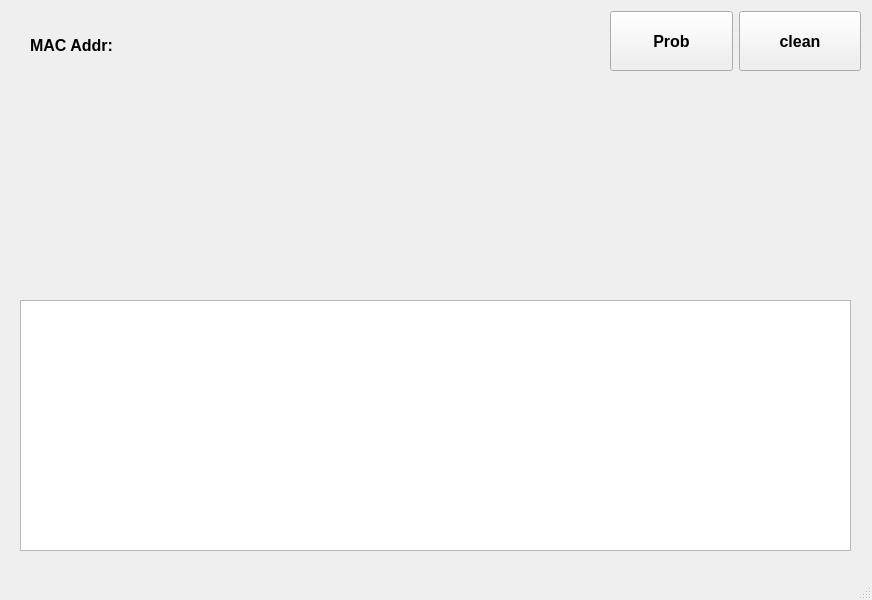
<?xml version="1.0" encoding="UTF-8"?>
<ui version="4.0">
 <class>MainWindow</class>
 <widget class="QMainWindow" name="MainWindow">
  <property name="geometry">
   <rect>
    <x>0</x>
    <y>0</y>
    <width>872</width>
    <height>600</height>
   </rect>
  </property>
  <property name="windowTitle">
   <string>MainWindow</string>
  </property>
  <widget class="QWidget" name="centralwidget">
   <widget class="QWidget" name="horizontalLayoutWidget">
    <property name="geometry">
     <rect>
      <x>610</x>
      <y>10</y>
      <width>251</width>
      <height>62</height>
     </rect>
    </property>
    <layout class="QHBoxLayout" name="horizontalLayout">
     <item>
      <widget class="QPushButton" name="ProbBtn">
       <property name="minimumSize">
        <size>
         <width>30</width>
         <height>60</height>
        </size>
       </property>
       <property name="font">
        <font>
         <pointsize>12</pointsize>
         <weight>75</weight>
         <bold>true</bold>
        </font>
       </property>
       <property name="text">
        <string>Prob</string>
       </property>
      </widget>
     </item>
     <item>
      <widget class="QPushButton" name="ClnBtn">
       <property name="minimumSize">
        <size>
         <width>30</width>
         <height>60</height>
        </size>
       </property>
       <property name="font">
        <font>
         <pointsize>12</pointsize>
         <weight>75</weight>
         <bold>true</bold>
        </font>
       </property>
       <property name="text">
        <string>clean</string>
       </property>
      </widget>
     </item>
    </layout>
   </widget>
   <widget class="QTableWidget" name="tableWidget">
    <property name="geometry">
     <rect>
      <x>20</x>
      <y>300</y>
      <width>831</width>
      <height>251</height>
     </rect>
    </property>
   </widget>
   <widget class="QWidget" name="horizontalLayoutWidget_2">
    <property name="geometry">
     <rect>
      <x>30</x>
      <y>20</y>
      <width>361</width>
      <height>51</height>
     </rect>
    </property>
    <layout class="QHBoxLayout" name="horizontalLayout_2">
     <item>
      <widget class="QLabel" name="TitleLab">
       <property name="font">
        <font>
         <pointsize>12</pointsize>
         <weight>75</weight>
         <bold>true</bold>
         <underline>false</underline>
        </font>
       </property>
       <property name="text">
        <string>MAC Addr:</string>
       </property>
      </widget>
     </item>
     <item>
      <widget class="QLabel" name="MacLab">
       <property name="font">
        <font>
         <pointsize>12</pointsize>
         <weight>75</weight>
         <bold>true</bold>
        </font>
       </property>
       <property name="text">
        <string/>
       </property>
      </widget>
     </item>
    </layout>
   </widget>
   <widget class="QWidget" name="horizontalLayoutWidget_3">
    <property name="geometry">
     <rect>
      <x>30</x>
      <y>80</y>
      <width>831</width>
      <height>51</height>
     </rect>
    </property>
    <layout class="QHBoxLayout" name="horizontalLayout_3">
     <item>
      <widget class="QLabel" name="statusLabel">
       <property name="font">
        <font>
         <pointsize>12</pointsize>
         <weight>75</weight>
         <bold>true</bold>
        </font>
       </property>
       <property name="text">
        <string/>
       </property>
      </widget>
     </item>
    </layout>
   </widget>
   <widget class="QWidget" name="horizontalLayoutWidget_4">
    <property name="geometry">
     <rect>
      <x>30</x>
      <y>140</y>
      <width>831</width>
      <height>51</height>
     </rect>
    </property>
    <layout class="QHBoxLayout" name="horizontalLayout_4">
     <item>
      <widget class="QLabel" name="msgLabel">
       <property name="font">
        <font>
         <pointsize>12</pointsize>
         <weight>75</weight>
         <bold>true</bold>
        </font>
       </property>
       <property name="text">
        <string/>
       </property>
      </widget>
     </item>
    </layout>
   </widget>
  </widget>
  <widget class="QMenuBar" name="menubar">
   <property name="geometry">
    <rect>
     <x>0</x>
     <y>0</y>
     <width>872</width>
     <height>21</height>
    </rect>
   </property>
  </widget>
  <widget class="QStatusBar" name="statusbar"/>
 </widget>
 <resources/>
 <connections/>
</ui>
